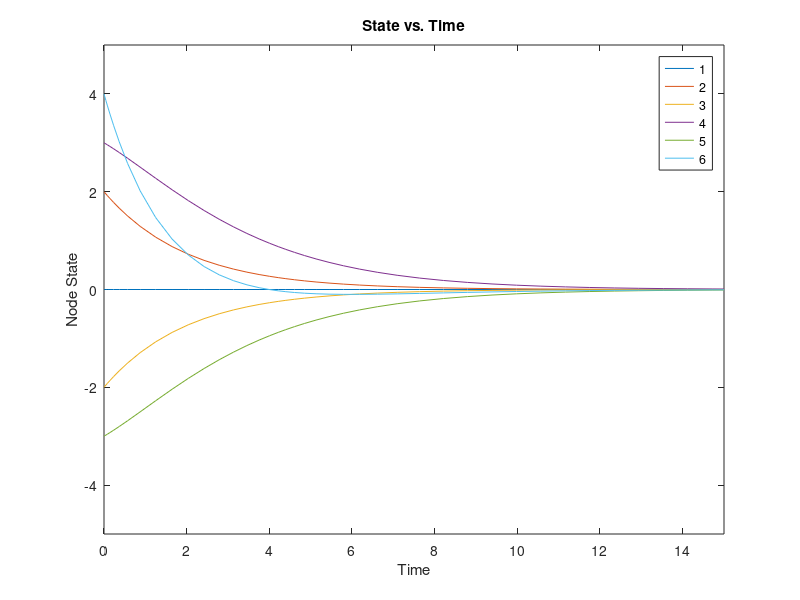
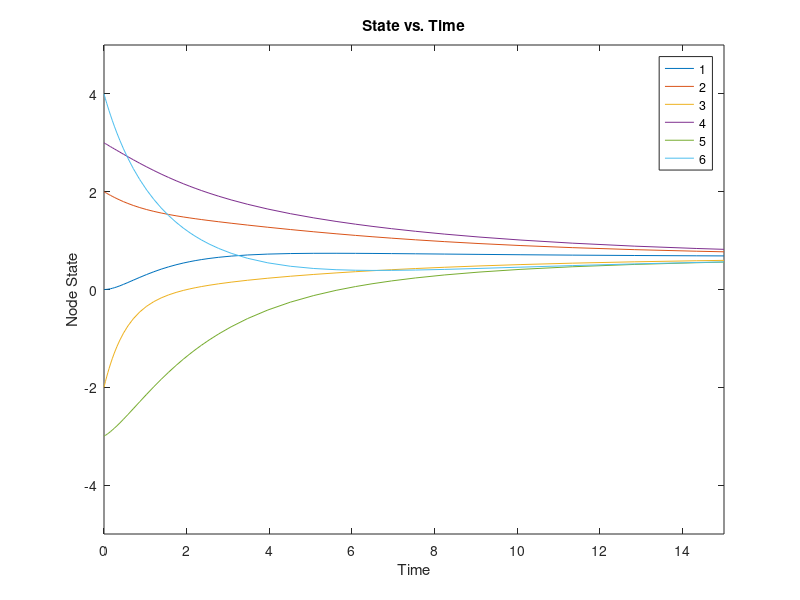
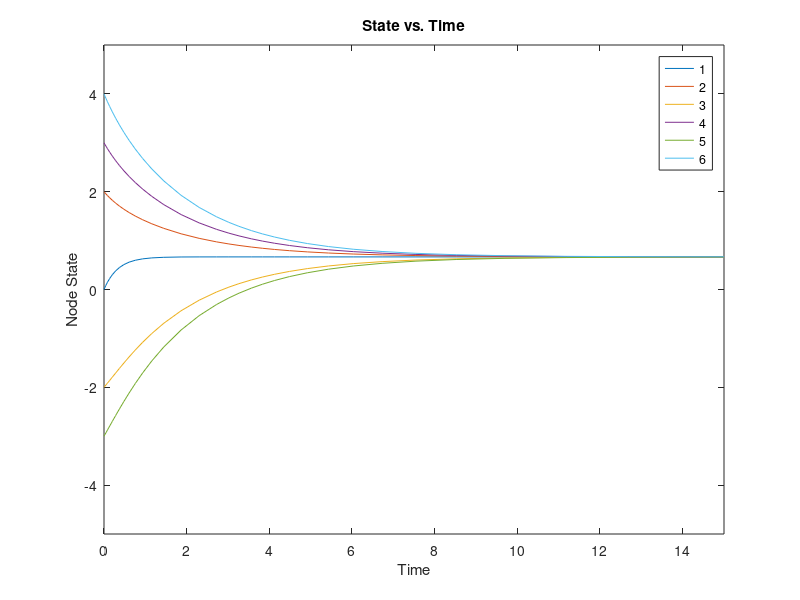
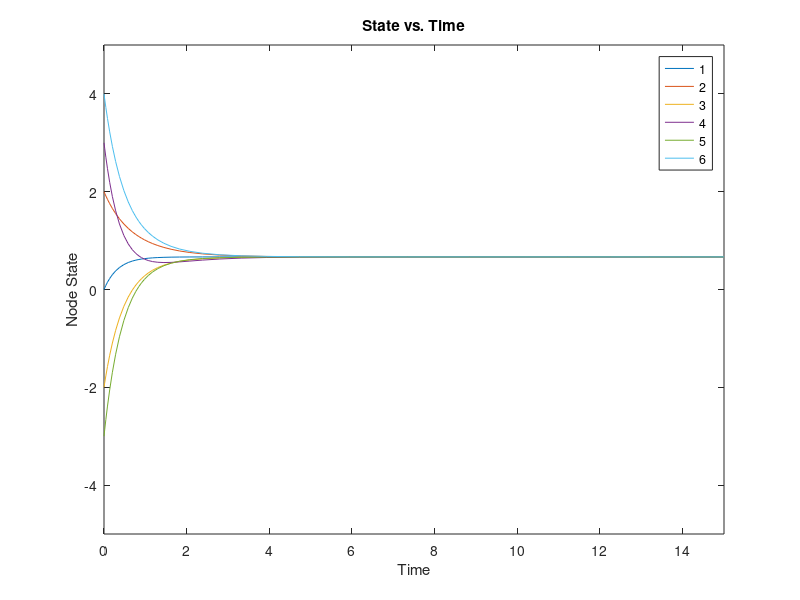

Reproduce these figures in MATLAB, in order.
clear all
clc
close all
%Solving for first problem
a1= [0 0 0 0 0 0;
    0.5 0 0 0 0 0;
    0.5 0 0 0 0 0;
    0 0.5 0 0 0 0;
    0 0 0.5 0 0 0;
    0 0 0.5 0 0 0];
d1=diag(sum(a1,2));
l1=d1-a1;
conpro1=@(t1,x1)([-l1*x1]);     %Consensus Protocol
[T1,X1]=ode23(conpro1,[0 15],[0 2 -2 3 -3 4]');

%Plotting states Vs. Time

figure(1)
plot(T1,X1)
axis([0 15 -5 5]);
legend('1','2','3','4','5','6')
title('State vs. Time')
xlabel('Time');
ylabel('Node State');
hold on

%Solving for the second problem
a2= [0 0.5 0.5 0 0 0;
    0.5 0 0 0.5 0 0;
    0.5 0 0 0 0.5 0.5;
    0 0.5 0 0 0 0;
    0 0 0.5 0 0 0;
    0 0 0.5 0 0 0];
d2=diag(sum(a2,2));
l2=d2-a2;
conpro2=@(t2,x2)([-l2*x2]);     %Consensus Protocol
[T2,X2]=ode23(conpro2,[0 15],[0 2 -2 3 -3 4]');

%Plotting states Vs. Time

figure(2)
plot(T2,X2)
axis([0 15 -5 5]);
legend('1','2','3','4','5','6')
title('State vs. Time')
xlabel('Time');
ylabel('Node State');
hold on


%Solving for third problem
a3= [0 0.5 0.5 0.5 0.5 0.5;
    0.5 0 0 0 0 0;
    0.5 0 0 0 0 0;
    0.5 0 0 0 0 0;
    0.5 0 0 0 0 0;
    0.5 0 0 0 0 0];

d3=diag(sum(a3,2));
l3=d3-a3;
conpro3=@(t3,x3)([-l3*x3]);     %Consensus Protocol
[T3,X3]=ode23(conpro3,[0 15],[0 2 -2 3 -3 4]');

%Plotting states Vs. Time

figure(3)
plot(T3,X3)
axis([0 15 -5 5]);
legend('1','2','3','4','5','6')
title('State vs. Time')
xlabel('Time');
ylabel('Node State');
hold on

%Solving for fourth problem
a4= [0 0.5 0.5 0.5 0.5 0.5;
    0.5 0 0.5 0 0 0.5;
    0.5 0.5 0 0.5 0 0;
    0.5 0 0.5 0 0.5 0;
    0.5 0 0 0.5 0 0.5;
    0.5 0.5 0 0 0.5 0];
d4=diag(sum(a4,2));
l4=d4-a4;
conpro4=@(t4,x4)([-l4*x4]);     %Consensus Protocol
[T4,X4]=ode23(conpro4,[0 15],[0 2 -2 3 -3 4]');

%Plotting states Vs. Time

figure(4)
plot(T4,X4)
axis([0 15 -5 5]);
legend('1','2','3','4','5','6')
title('State vs. Time')
xlabel('Time');
ylabel('Node State');
hold on

%Solving for fifth problem
a5= [0 0 0 0 0 0.5;
    0.5 0 0 0 0 0;
    0 0.5 0 0 0 0;
    0 0 0.5 0 0 0;
    0 0 0 0.5 0 0;
    0 0 0 0 0.5 0];
d5=diag(sum(a5,2));
l5=d5-a5;
conpro5=@(t5,x5)([-l5*x5]);     %Consensus Protocol
[T5,X5]=ode23(conpro5,[0 15],[0 2 -2 3 -3 4]');

%Plotting states Vs. Time

figure(5)
plot(T5,X5)
axis([0 15 -5 5]);
legend('1','2','3','4','5','6')
title('State vs. Time')
xlabel('Time');
ylabel('Node State');
hold on

%Solving for 6th problem
a6= [0 0.5 0 0 0 0.5;
    0.5 0 0.5 0 0 0;
    0 0.5 0 0.5 0 0;
    0 0 0.5 0 0.5 0;
    0 0 0 0.5 0 0.5;
    0.5 0 0 0 0.5 0];
d6=diag(sum(a6,2));
l6=d6-a6;
conpro6=@(t6,x6)([-l6*x6]);     %Consensus Protocol
[T6,X6]=ode23(conpro5,[0 15],[0 2 -2 3 -3 4]');

%Plotting states Vs. Time

figure(6)
plot(T6,X6)
axis([0 15 -5 5]);
legend('1','2','3','4','5','6')
title('State vs. Time')
xlabel('Time');
ylabel('Node State');
hold on

%Solving for 7th problem
a7= [0 0.5 0 0 0 0;
    0.5 0 0.5 0 0 0;
    0 0.5 0 0.5 0 0;
    0 0 0.5 0 0.5 0;
    0 0 0 0.5 0 0.5;
    0 0 0 0 0.5 0];

d7=diag(sum(a7,2));
l7=d7-a7;
conpro7=@(t7,x7)([-l7*x7]);     %Consensus Protocol
[T7,X7]=ode23(conpro7,[0 15],[0 2 -2 3 -3 4]');

%Plotting states Vs. Time

figure(7)
plot(T7,X7)
axis([0 15 -5 5]);
legend('1','2','3','4','5','6')
title('State vs. Time')
xlabel('Time');
ylabel('Node State');
hold on



